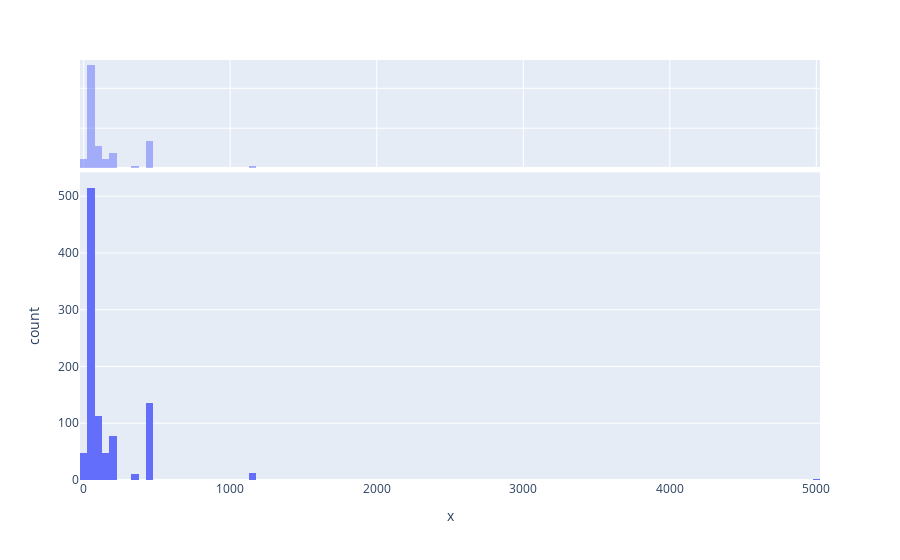

Notebook code cell kept with this figure:
### Markdown cell above
# How Expensive are the Launches? 

Create a histogram and visualise the distribution. The price column is given in USD millions (careful of missing values).

### Code cell
histogram = px.histogram(x=df_data.Price, marginal='histogram')
histogram.show()

### Figure 1 — Plotly figure (JSON) as saved in the notebook; plotly's stock layout.template omitted (floating-point values rounded to 4 significant figures; data arrays with more than 128 entries replaced by an {"elided": "..."} marker saying what was removed)
{"data": [{"alignmentgroup": "True", "bingroup": "x", "hovertemplate": "x=%{x}<br>count=%{y}<extra></extra>", "legendgroup": "", "marker": {"color": "#636efa", "pattern": {"shape": ""}}, "name": "", "offsetgroup": "", "orientation": "v", "showlegend": false, "type": "histogram", "x": {"elided": "964 float values"}, "xaxis": "x", "yaxis": "y"}, {"alignmentgroup": "True", "bingroup": "x", "hovertemplate": "x=%{x}<br>count=%{y}<extra></extra>", "legendgroup": "", "marker": {"color": "#636efa", "pattern": {"shape": ""}}, "name": "", "offsetgroup": "", "opacity": 0.5, "showlegend": false, "type": "histogram", "x": {"elided": "964 float values"}, "xaxis": "x2", "yaxis": "y2"}], "layout": {"barmode": "overlay", "legend": {"tracegroupgap": 0}, "margin": {"t": 60}, "xaxis": {"anchor": "y", "domain": [0, 1], "title": {"text": "x"}}, "xaxis2": {"anchor": "y2", "domain": [0, 1], "matches": "x", "showgrid": true, "showticklabels": false}, "yaxis": {"anchor": "x", "domain": [0, 0.7326], "title": {"text": "count"}}, "yaxis2": {"anchor": "x2", "domain": [0.7426, 1], "matches": "y2", "showgrid": true, "showline": false, "showticklabels": false, "ticks": ""}}}
